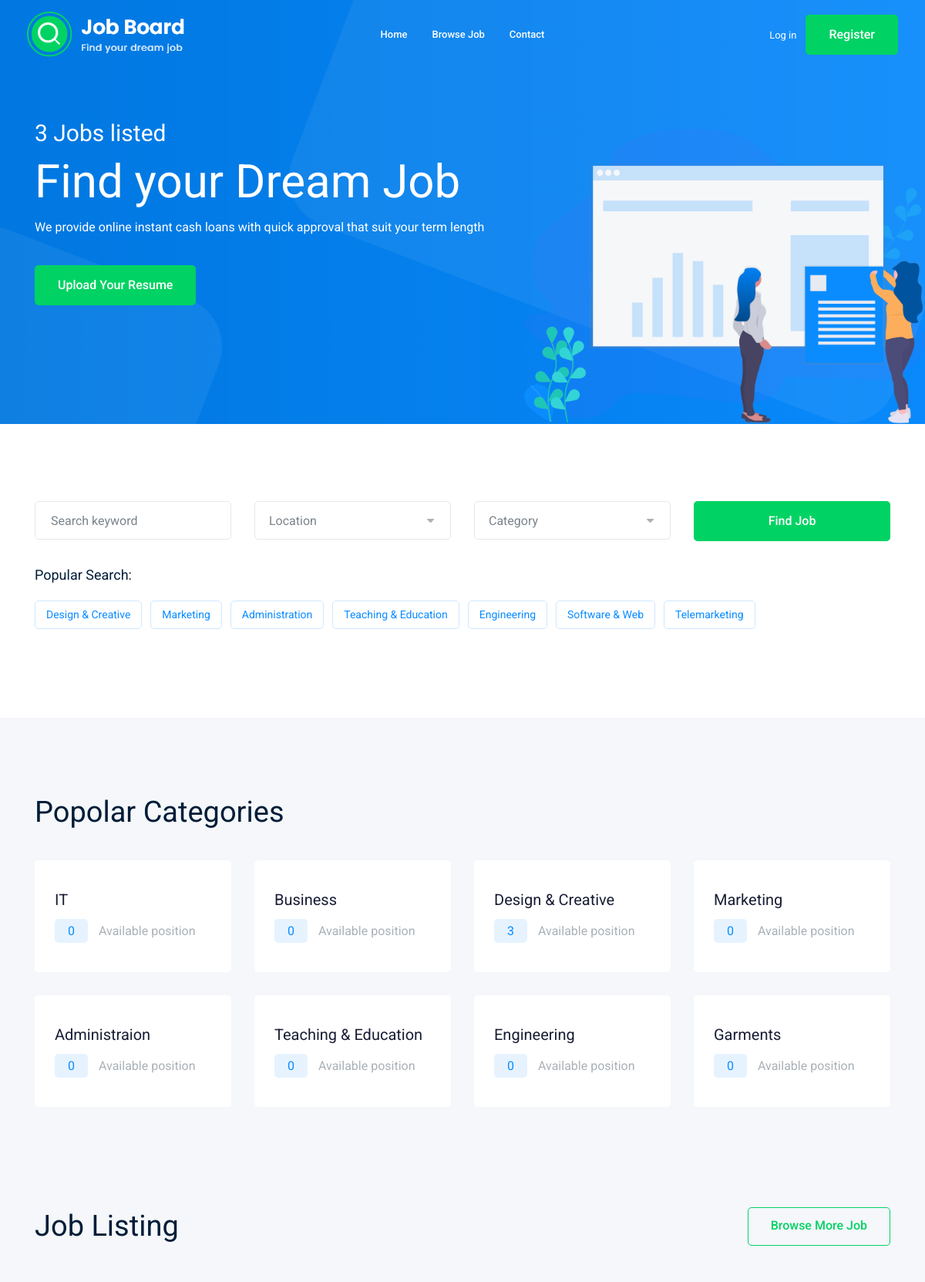
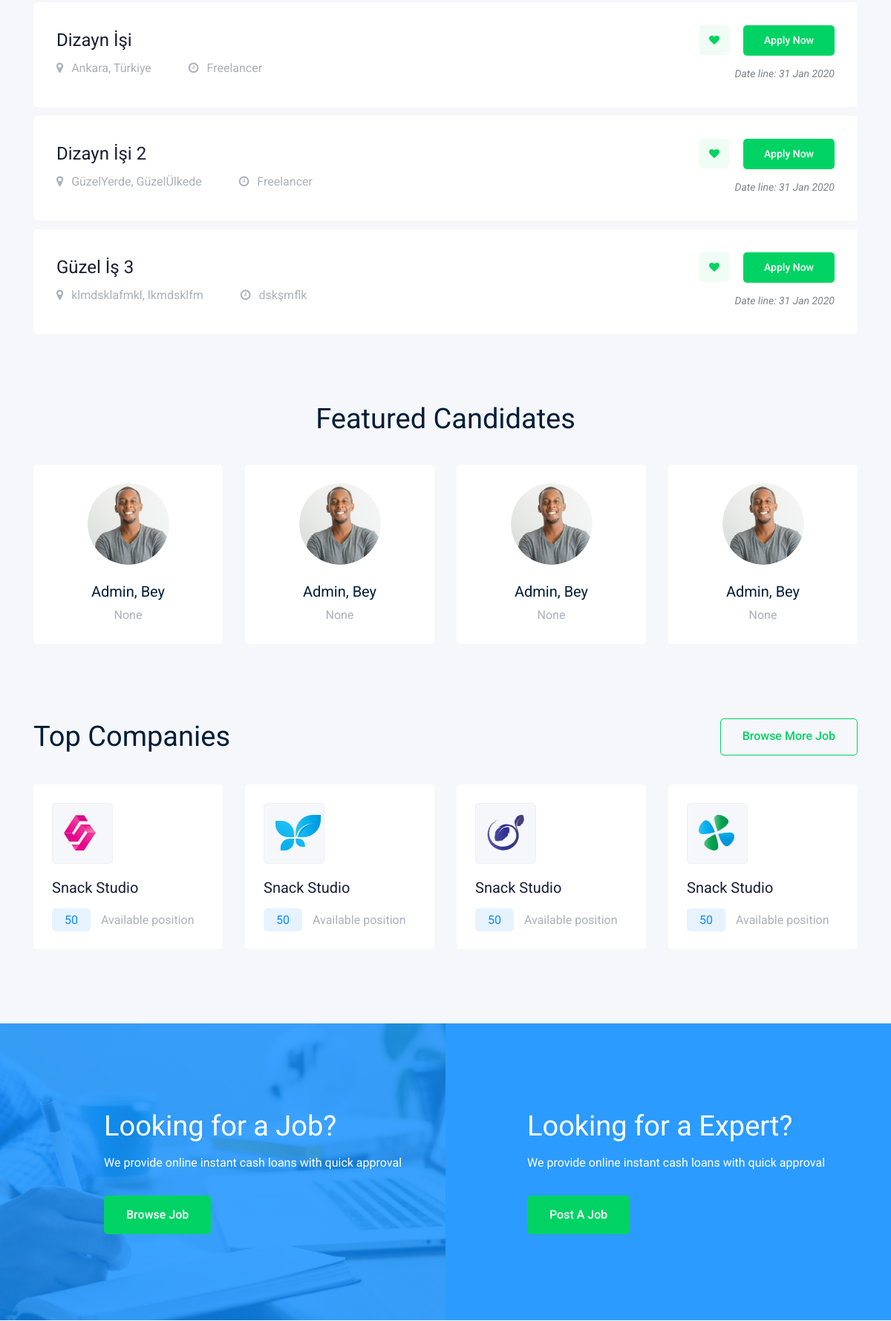
The page / (upper part) on the database its author committed (2 pictures, top to bottom).
### core/models.py (models this page shows, shortened)
class JobCategories(models.Model):
    name = models.CharField(max_length=100)
    number = models.IntegerField()
    details = models.CharField(max_length=250)
    def __str__(self):
        return self.name

class Job(models.Model):
    title = models.CharField(max_length=100)
    description = models.TextField()
    company = models.CharField(max_length=100)
    city = models.CharField(max_length=100)
    country = models.CharField(max_length=100)
    sector = models.ForeignKey(JobCategories, on_delete=models.CASCADE)
    creator = models.ForeignKey(Person, on_delete=models.CASCADE, related_name='created_jobs')
    is_active = models.BooleanField(default=True)
    created_at = models.DateTimeField(auto_now_add=True)
    job_nature = models.CharField(max_length=100)
    salary = models.CharField(max_length=100)

class Person(AbstractUser):
    school = models.CharField(max_length=100)
    last_experience = models.CharField(max_length=100)
    is_working = models.BooleanField(default=False)
    city = models.CharField(max_length=100)
    country = models.CharField(max_length=100)
    sector = models.CharField(max_length=100)
    is_recruiter = models.BooleanField(default=False)
    image = models.ImageField(upload_to='user_images/', null=True, blank=True)

### core/views.py (the view)
# urls.py: path('', views.index, name="index"),
def index(request):
    jobs = Job.objects
    print(JobCategories.objects.all()[:8])
    return render(request, 'core/index.html',
            {
                'jobs': jobs.all(),
                'job_count': jobs.count(),
                'users': Person.objects.all(),
                'categories': JobCategories.objects.all()[:8],
            }
    )

### core/templates/core/index.html (shortened to what this page needs)
{% extends 'core/base.html' %}
{% block content %}
    <div class="slider_area">
        <div class="single_slider  d-flex align-items-center slider_bg_1">
            <div class="container">
                <div class="row align-items-center">
                    <div class="col-lg-7 col-md-6">
                        <div class="slider_text">
                            <h5 class="wow fadeInLeft" data-wow-duration="1s" data-wow-delay=".2s">{{ job_count }} Jobs listed</h5>
                            <h3 class="wow fadeInLeft" data-wow-duration="1s" data-wow-delay=".3s">Find your Dream Job</h3>
                            <p class="wow fadeInLeft" data-wow-duration="1s" data-wow-delay=".4s">We provide online instant cash loans with quick approval that suit your term length</p>
                            <div class="sldier_btn wow fadeInLeft" data-wow-duration="1s" data-wow-delay=".5s">
                                <a href="#" class="boxed-btn3">Upload your Resume</a>
                            </div>
                        </div>
                    </div>
                </div>
            </div>
        </div>
        <div class="ilstration_img wow fadeInRight d-none d-lg-block text-right" data-wow-duration="1s" data-wow-delay=".2s">
            <img src="img/banner/illustration.png" alt="">
        </div>
    </div>
    <div class="catagory_area">
        <div class="container">
            <div class="row cat_search">
                <div class="col-lg-3 col-md-4">
                    <div class="single_input">
                        <input type="text" placeholder="Search keyword">
                    </div>
                </div>
                <div class="col-lg-3 col-md-4">
                </div>
                <div class="col-lg-3 col-md-4">
                </div>
                <div class="col-lg-3 col-md-12">
                    <div class="job_btn">
                        <a href="#" class="boxed-btn3">Find Job</a>
                    </div>
                </div>
            </div>
            <div class="row">
                <div class="col-lg-12">
                    <div class="popular_search d-flex align-items-center">
                        <span>Popular Search:</span>
                        <ul>
                            <li><a href="#">Design & Creative</a></li>
                            <li><a href="#">Marketing</a></li>
                            <li><a href="#">Administration</a></li>
                            <li><a href="#">Teaching & Education</a></li>
                            <li><a href="#">Engineering</a></li>
                            <li><a href="#">Software & Web</a></li>
                            <li><a href="#">Telemarketing</a></li>
                        </ul>
                    </div>
                </div>
            </div>
        </div>
    </div>
    <div class="popular_catagory_area">
        <div class="container">
            <div class="row">
                <div class="col-lg-12">
                    <div class="section_title mb-40">
                        <h3>Popolar Categories</h3>
                    </div>
                </div>
            </div>
            <div class="row">
                {% for categorie in categories %}
                <div class="col-lg-4 col-xl-3 col-md-6">
                    <div class="single_catagory">
                        <a href="jobs.html"><h4>{{ categorie.name }}</h4></a>
                        <p> <span>{{ categorie.number }}</span> Available position</p>
                    </div>
                </div>
                {% endfor %}
            </div>
        </div>
    </div>
    <div class="job_listing_area">
        <div class="container">
            <div class="row align-items-center">
                <div class="col-lg-6">
                    <div class="section_title">
                        <h3>Job Listing</h3>
                    </div>
                </div>
                <div class="col-lg-6">
                    <div class="brouse_job text-right">
                        <a href="jobs.html" class="boxed-btn4">Browse More Job</a>
                    </div>
                </div>
            </div>
            <div class="job_lists">
                <div class="row">
                    <div class="col-lg-12 col-md-12">
                        {% for job in jobs %}
                                <div class="single_jobs white-bg d-flex justify-content-between">
                                    <div class="jobs_left d-flex align-items-center">
                                        <div class="jobs_conetent">
                                            <a href="{% url 'job:detail' job.id %}"><h4>{{ job.title }}</h4></a>
                                            <div class="links_locat d-flex align-items-center">
                                                <div class="location">
                                                    <p> <i class="fa fa-map-marker"></i> {{ job.city }}, {{ job.country }}</p>
                                                </div>
                                                <div class="location">
                                                    <p> <i class="fa fa-clock-o"></i> {{ job.job_nature }}</p>
                                                </div>
                                            </div>
                                        </div>
                                    </div>
                                    <div class="jobs_right">
                                        <div class="apply_now">
                                            <a class="heart_mark" href="#"> <i class="fa fa-heart"></i> </a>
                                            <a href="{% url 'job:detail' job.id %}" class="boxed-btn3">Apply Now</a>
                                        </div>
                                        <div class="date">
                                            <p>Date line: 31 Jan 2020</p>
                                        </div>
                                    </div>
                                </div>
                        {% endfor %}
                    </div>
                </div>
            </div>
        </div>
    </div>
    <div class="featured_candidates_area">
        <div class="container">
            <div class="row">
                <div class="col-lg-12">
                    <div class="section_title text-center mb-40">
                        <h3>Featured Candidates</h3>
                    </div>
                </div>
            </div>
            <div class="row">
                <div class="col-lg-12">
                    <div class="candidate_active owl-carousel">
                        {% for user in users %}
                            <div class="single_candidates text-center">
                                <div class="thumb">
                                    <img src="{{ user.image.url }}" alt="">
                                </div>
                                <a href="#"><h4>{{ user.first_name }}, {{ user.last_name }}</h4></a>
                                <p>{{ user.last_experience }}</p>
                            </div>
                        {% endfor %}
                    </div>
                </div>
            </div>
        </div>
    </div>
    <div class="top_companies_area">
        <div class="container">
            <div class="row align-items-center mb-40">
                <div class="col-lg-6 col-md-6">
                    <div class="section_title">
                        <h3>Top Companies</h3>
                    </div>
                </div>
                <div class="col-lg-6 col-md-6">
                    <div class="brouse_job text-right">
                        <a href="jobs.html" class="boxed-btn4">Browse More Job</a>
                    </div>
                </div>
            </div>
            <div class="row">
                <div class="col-lg-4 col-xl-3 col-md-6">
                    <div class="single_company">
                        <div class="thumb">
                            <img src="img/svg_icon/5.svg" alt="">
                        </div>
                        <a href="jobs.html"><h3>Snack Studio</h3></a>
                        <p> <span>50</span> Available position</p>
                    </div>
                </div>
                <div class="col-lg-4 col-xl-3 col-md-6">
                    <div class="single_company">
                        <div class="thumb">
                            <img src="img/svg_icon/4.svg" alt="">
                        </div>
                        <a href="jobs.html"><h3>Snack Studio</h3></a>
                        <p> <span>50</span> Available position</p>
                    </div>
                </div>
                <div class="col-lg-4 col-xl-3 col-md-6">
                    <div class="single_company">
                        <div class="thumb">
                            <img src="img/svg_icon/3.svg" alt="">
                        </div>
                        <a href="jobs.html"><h3>Snack Studio</h3></a>
                        <p> <span>50</span> Available position</p>
                    </div>
                </div>
                <div class="col-lg-4 col-xl-3 col-md-6">
                    <div class="single_company">
                        <div class="thumb">
                            <img src="img/svg_icon/1.svg" alt="">
                        </div>
                        <a href="jobs.html"><h3>Snack Studio</h3></a>
                        <p> <span>50</span> Available position</p>
                    </div>
                </div>
            </div>
        </div>
    </div>
    <div class="job_searcing_wrap overlay">
        <div class="container">
            <div class="row">
                <div class="col-lg-5 offset-lg-1 col-md-6">
                    <div class="searching_text">
                        <h3>Looking for a Job?</h3>
                        <p>We provide online instant cash loans with quick approval </p>
                        <a href="#" class="boxed-btn3">Browse Job</a>
                    </div>
                </div>
                <div class="col-lg-5 offset-lg-1 col-md-6">
                    <div class="searching_text">
                        <h3>Looking for a Expert?</h3>
                        <p>We provide online instant cash loans with quick approval </p>
                        <a href="#" class="boxed-btn3">Post a Job</a>
                    </div>
                </div>
            </div>
        </div>
    </div>
{% endblock %}

### rows shown on the page
JobCategories: name "IT", number "0"
JobCategories: name "Business", number "0"
JobCategories: name "Design & Creative", number "3"
JobCategories: name "Marketing", number "0"
JobCategories: name "Administraion", number "0"
JobCategories: name "Teaching & Education", number "0"
JobCategories: name "Engineering", number "0"
JobCategories: name "Garments", number "0"
Job: title "Dizayn İşi", city "Ankara", country "Türkiye", job_nature "Freelancer"
Job: title "Dizayn İşi 2", city "GüzelYerde", country "GüzelÜlkede", job_nature "Freelancer"
Job: title "Güzel İş 3", city "klmdsklafmkl", country "lkmdsklfm", job_nature "dskşmflk"
Person: image (picture), first_name "Admin", last_name "Bey", last_experience "None"

### other values the page prints
{{ job_count }} "3"
